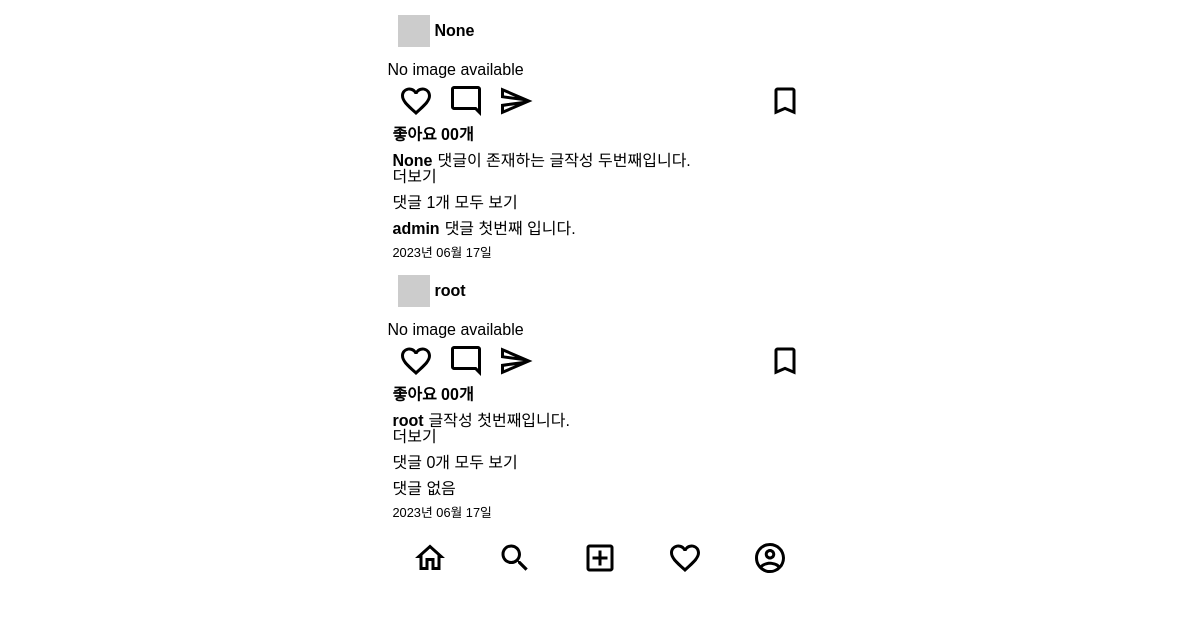
The page / on the database its author committed.
### posts/models.py (models this page shows)
class Post(models.Model):
    image = models.ImageField(verbose_name='이미지', null=True, blank=True)
    content = models.TextField(verbose_name='내용')
    created_at = models.DateTimeField(verbose_name='작성일', auto_now_add=True)
    view_count = models.IntegerField(verbose_name='조회수', default=0)
    writer = models.ForeignKey(to=User, on_delete=models.CASCADE, null=True, blank=True)

class Comment(models.Model):
    content = models.TextField(verbose_name='내용')
    created_at = models.DateTimeField(verbose_name='작성일')
    post = models.ForeignKey(to='Post', on_delete=models.CASCADE)
    writer = models.ForeignKey(to=User, on_delete=models.CASCADE, null=True, blank=True)

### users/models.py (models this page shows)
class User(AbstractUser):
    phone = models.CharField(verbose_name='전화번호', max_length=11)
    objects = UserManager()

### posts/views.py (the view)
# urls.py: path('', index, name='index'),
def index(request):
    post_list = Post.objects.all().order_by('-created_at')
    context = {
        'post_list': post_list
    }
    return render(request, 'index.html', context)

### templates/index.html (shortened to what this page needs)
{% extends 'base.html' %}
{% load static %}
{% block content %}
<main>
    <div class="card-list">
        {% for post in post_list %}
            {% include 'mixin/posts/post_card.html' with detail=False %}
        {% endfor %}
    </div>
</main>
{% endblock %}

### templates/base.html (shortened to what this page needs)
{% load static %}
<!DOCTYPE html>
<html lang="ko">
<head>
    <link rel="stylesheet" href="{% static 'css/reset.css' %}">
    <link rel="stylesheet" href="{% static 'css/index.css' %}">
</head>
<body class="container">
    <div>
        {% block content %}
        {% endblock %}
    </div>
    <div>
        <nav>
            <ul class="bottom-menu-group">
                <li>
                    <img src="{% static 'icons/home_outlined_black_36dp.svg' %}" alt="홈">
                </li>
                <li>
                    <img src="{% static 'icons/search_outlined_black_36dp.svg' %}" alt="검색"/>
                </li>
                <li>
                    <a href="{% url 'posts:post-create' %}">
                        <img src="{% static 'icons/add_box_outlined_black_36dp.svg' %}" alt="글쓰기"/>
                    </a>
                </li>
                <li>
                    <img src="{% static 'icons/favorite_outlined_black_36dp.svg' %}" alt="좋아요"/>
                </li>
                <li>
                    <img src="{% static 'icons/account_circle_outlined_black_36dp.svg' %}" alt="프로필"/>
                </li>
            </ul>
        </nav>
    </div>
</body>
</html>

### templates/mixin/posts/post_card.html (shortened to what this page needs)
{% load static %}
<div class="card">
    <div class="card__header">
        <img class="card__user-image" src="http://via.placeholder.com/32x32"/>
        <span class="card__user-name">{{ post.writer }}</span>
    </div>
    <div class="card__body">
        <div>
        {% if post.image %}
            <img class="card__image" src="{{ post.image.url }}">
        {% else %}
            <p>No image available</p>
        {% endif %}
    </div>
        <div class="card__btn-group">
            <div>
                <img class="card__btn" src="{% static 'icons/favorite_outlined_black_36dp.svg' %}" alt="좋아요"/>
                <img class="card__btn" src="{% static 'icons/mode_comment_outlined_black_36dp.svg' %}" alt="댓글"/>
                <img class="card__btn" src="{% static 'icons/send_outlined_black_36dp.svg' %}" alt="공유하기"/>
            </div>
            <div>
                <img class="card__btn" src="{% static 'icons/bookmark_outlined_black_36dp.svg' %}" alt="북마크"/>
            </div>
        </div>
        <div class="card_content">
            <span class="card__like-num">좋아요 00개</span>
            <div class="card__main-text">
                <p><span class="card__user-name">{{ post.writer }}</span>{{ post.content |truncatechars:35 }}</p>
                {% if not detail %}
                    <a href="{% url 'posts:post-detail' post.id %}">더보기</a>
                {% endif %}
            </div>
            <div>
                <p class="">댓글 {{ post.comment_set.all.count }}개 {% if not detail %}모두 보기{% endif %}</p>
                <ul class="card__comment-group">
                    {% if not detail %}
                        {% for comment in post.comment_set.all %}
                            <li><p><span class="card__user-name">{{ comment.writer }}</span>{{ comment.content }}</p>
                            </li>
                        {% empty %}
                            <li><p>댓글 없음</p></li>
                        {% endfor %}
                    {% endif %}
                </ul>
            </div>
            <span class="card__created-at">{{ post.created_at|date:"Y년 m월 d일" }}</span>
        </div>
    </div>
</div>

### static/css/index.css (style rules this page uses)
.container { display: flex; flex-direction: column; max-width: 425px; }
body { font-family: 'Noto Sans KR', sans-serif; margin: 0 auto 60px auto; }
main { background-color: #FAFAFA; }
.bottom-menu-group { display: flex; height: 60px; align-items: center; justify-content: space-around; background-color: #FFFFFF; }
.card-list { margin: 10px 0; background-color: #FFFFFF; }
.card__header { display: flex; align-items: center; margin: 15px 0; padding: 0 5px; }
.card__user-image { margin: 0 5px; }
.card__user-name { font-weight: bold; margin: 0 5px 0 0; }
.card__body { margin: 10px 0; }
.card__btn-group { display: flex; justify-content: space-between; margin: 5px 0; padding: 0 5px; }
.card__btn { margin: 0 5px; }
.card_content { display: flex; flex-direction: column; padding: 0 5px; }
.card__like-num { font-weight: bold; }
.card__main-text { margin: 10px 0; }
.card__comment-group > li { margin: 10px 0; }
.card__created-at { font-weight: lighter; font-size: 0.8rem; }

### rows shown on the page
Post: writer "None", image "No image available", content "댓글이 존재하는 글작성 두번째입니다.", comment_set.all.count "1", created_at "2023년 06월 17일"
Comment: writer "admin", content "댓글 첫번째 입니다."
Post: writer "root", image "No image available", content "글작성 첫번째입니다.", comment_set.all.count "0", shows "댓글 없음", created_at "2023년 06월 17일"
